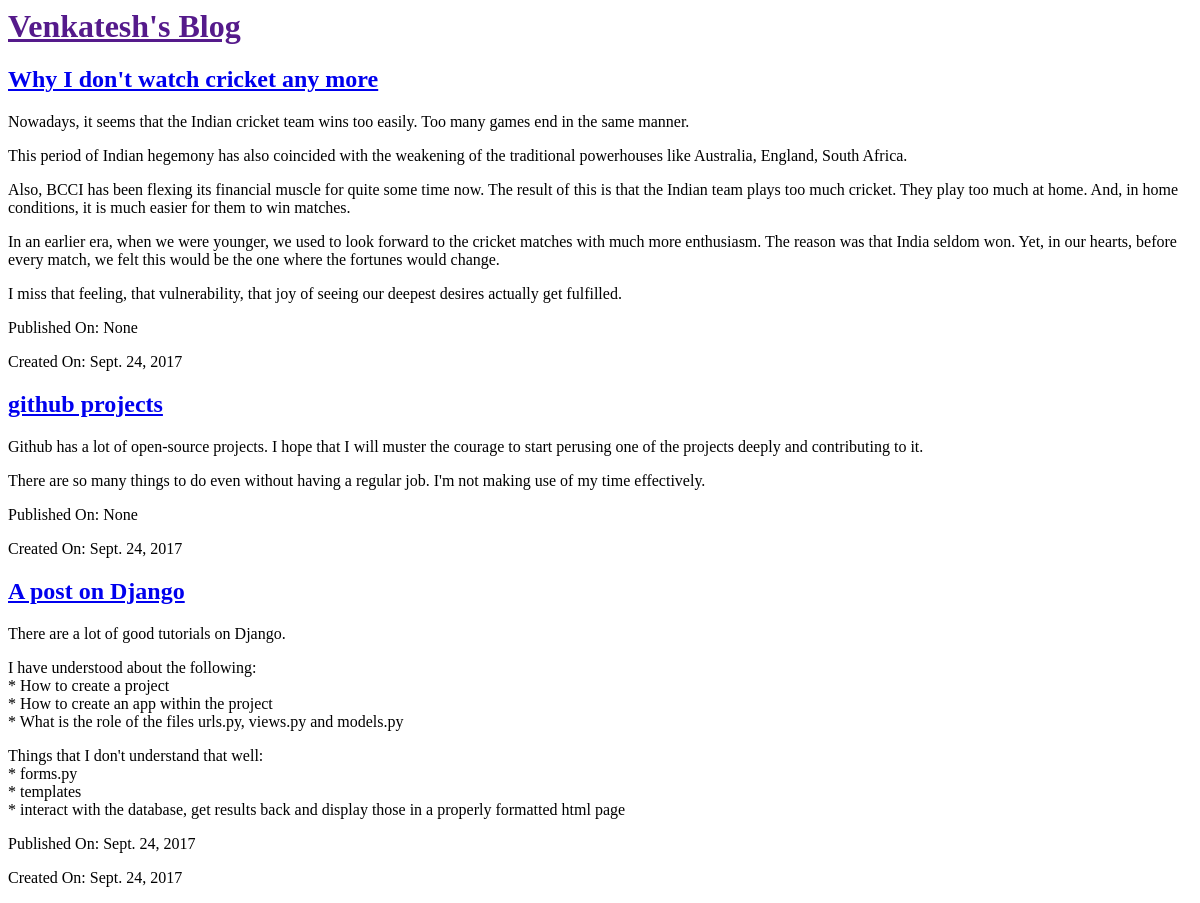
Before: / with the older database file.
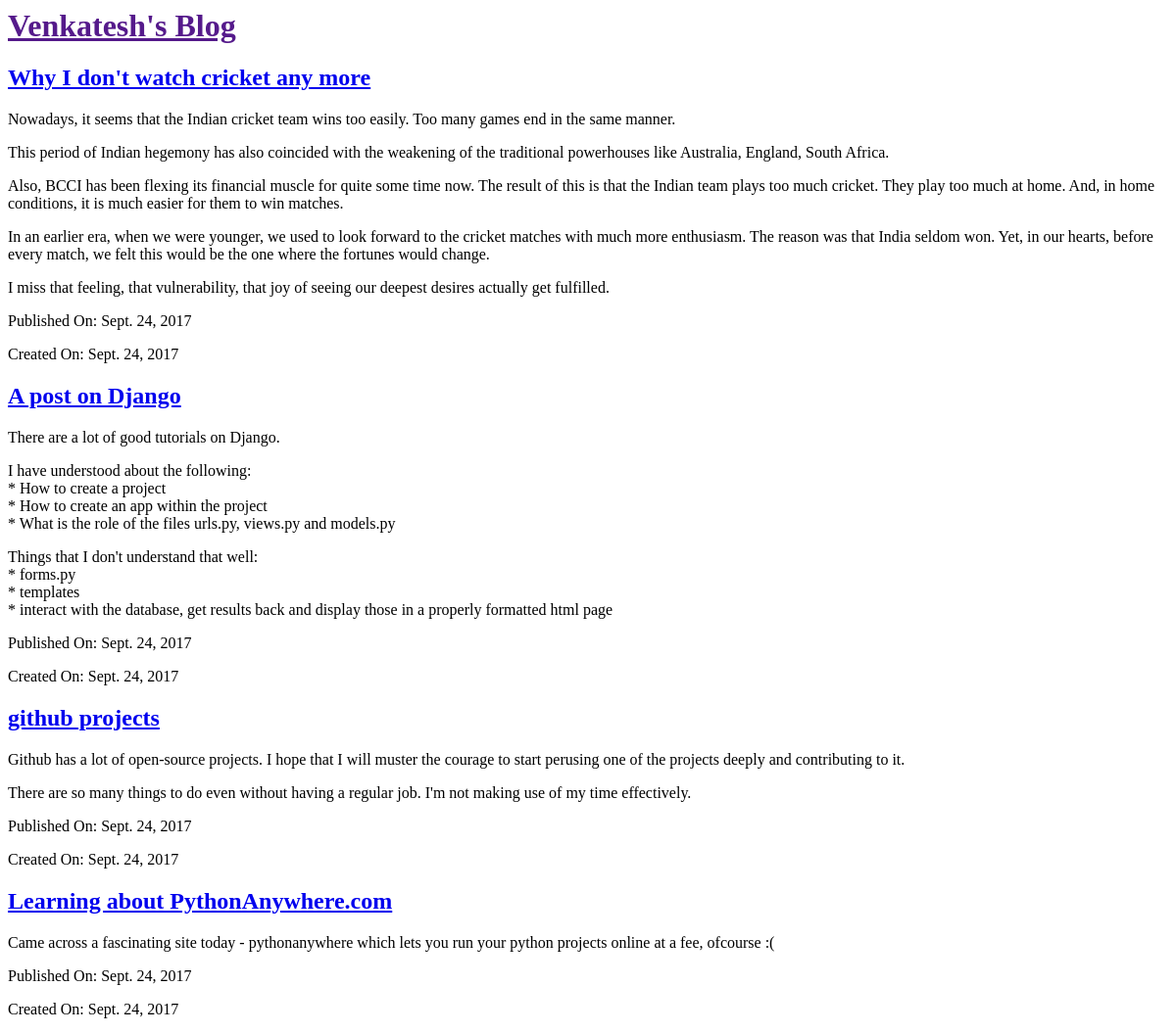
After: the same page with the newer database file.
### blog/models.py (models this page shows, shortened)
class Post(models.Model):
    author = models.ForeignKey('auth.User')
    title = models.CharField(max_length=100, verbose_name="Blog Title")
    text = models.TextField(max_length=2000, verbose_name="Body")
    created_date = models.DateField(default=timezone.now, verbose_name="Created On")
    published_date = models.DateField(blank=True, null=True, verbose_name="Published On")

### blog/views.py (the view)
# urls.py: url(r'^$', post_list, name='post_list'),
def post_list(request):
    posts = Post.objects.all().order_by('published_date')
    return render(request, 'blog/post_list.html', {'posts': posts})

### blog/templates/blog/post_list.html (shortened to what this page needs)
<html>
    <head>
    </head>
    <body>
        <div>
            <h1><a href="">Venkatesh's Blog</a></h1>
        </div>
        {% for p in posts %}
        <div>
            <h2><a href="/posts/{{p.id}}">{{p.title}}</a></h2>
            <p>{{ p.text|linebreaks }}</p>
            <p>Published On: {{ p.published_date }}</p>
            <p>Created On: {{ p.created_date }}</p>
        </div>
        {% endfor %}
    </body>
</html>

Changed rows visible on the page:
changed Post "Why I don't watch cricket any more": published_date "None" → "Sept. 24, 2017"
shown differently, row unchanged: Post "A post on Django": moves up the list
changed Post "github projects": published_date "None" → "Sept. 24, 2017"
added Post: title "Learning about PythonAnywhere.com", text "Came across a fascinating site today - pythonanywhere which lets you run your python projects online at a fee, ofcourse :(", published_date "Sept. 24, 2017", created_date "Sept. 24, 2017"
